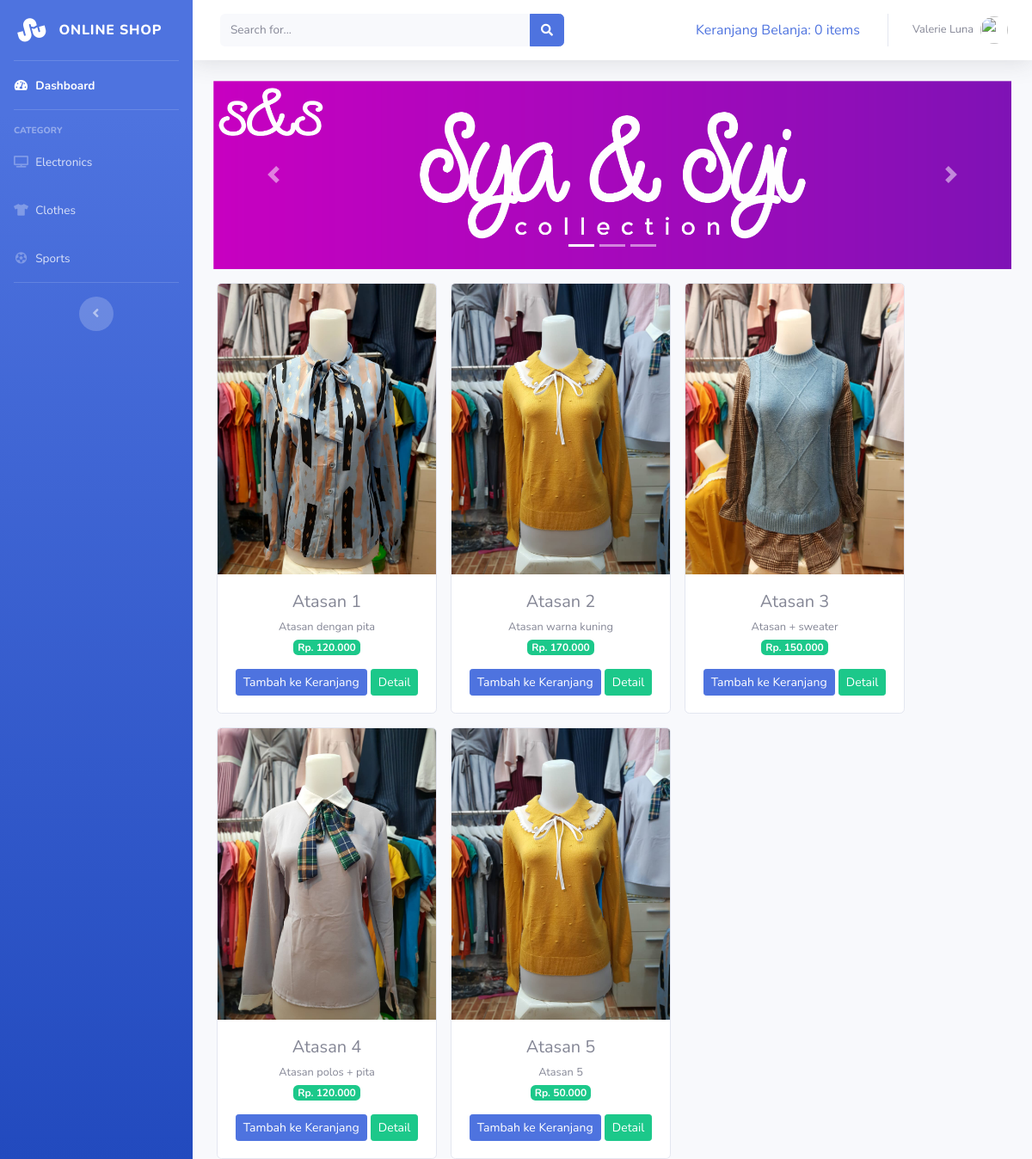
The page / on the database its author committed.
### tables this page shows
CREATE TABLE `tb_barang` (
  `id_brg` int(11) NOT NULL,
  `nama_brg` varchar(120) NOT NULL,
  `keterangan_brg` varchar(225) NOT NULL,
  `kategori_brg` varchar(60) NOT NULL,
  `harga_brg` int(11) NOT NULL,
  `stok_brg` int(4) NOT NULL,
  `gambar_brg` text NOT NULL
);

### application/controllers/Dashboard.php (called while the page is built, shortened)
<?php
class Dashboard extends CI_Controller
{
    public function index()
    {
        $data['barang'] = $this->ModelBarang->tampilBarang()->result_array();
        $this->load->view('templates/header');
        $this->load->view('templates/sidebar');
        $this->load->view('dashboard', $data);
        $this->load->view('templates/footer');
    }
}

### index.php (called while the page is built, shortened)
<?php
require_once BASEPATH.'core/CodeIgniter.php';

### application/models/ModelBarang.php (called while the page is built, shortened)
<?php
class ModelBarang extends CI_Model
{
    public function tampilBarang()
    {
        return $this->db->get('tb_barang');
    }
}

### application/views/dashboard.php (the view, shortened to what this page needs)
<div class="container-fluid">
   <div id="carouselExampleIndicators" class="carousel slide" data-ride="carousel">
      <ol class="carousel-indicators">
         <li data-target="#carouselExampleIndicators" data-slide-to="0" class="active"></li>
         <li data-target="#carouselExampleIndicators" data-slide-to="1"></li>
         <li data-target="#carouselExampleIndicators" data-slide-to="2"></li>
      </ol>
      <div class="carousel-inner">
         <div class="carousel-item active">
            <img src="<?php echo base_url('assets/images/logo 1.png') ?>" class="d-block w-100" alt="...">
         </div>
      </div>
      <a class="carousel-control-prev" href="#carouselExampleIndicators" role="button" data-slide="prev">
         <span class="carousel-control-prev-icon" aria-hidden="true"></span>
      </a>
      <a class="carousel-control-next" href="#carouselExampleIndicators" role="button" data-slide="next">
         <span class="carousel-control-next-icon" aria-hidden="true"></span>
      </a>
   </div>
   <div class="row text-center">
      <?php foreach ($barang as $brg) : ?>
         <div class="card ml-3 mt-3" style="width: 16rem;">
            <img src="<?= base_url('assets/uploads/') . $brg['gambar_brg'] ?>" class="card-img-top" alt="...">
            <div class="card-body">
               <h5 class="card-title mb-1"><?= $brg ['nama_brg']; ?></h5>
               <small><?= $brg ['keterangan_brg']; ?></small><br>
               <span class="badge badge_pill badge-success mb-3">Rp. <?php echo number_format($brg ['harga_brg'], 0, ",", ".")  ?></span>
               <?php echo anchor('dashboard/addToCart/' . $brg['id_brg'], '<div class="btn btn-sm btn-primary">Tambah ke Keranjang</div>') ?>
               <a href="#" class="btn btn-sm btn-success">Detail</a>
            </div>
         </div>
      <?php endforeach; ?>
   </div>
</div>

### application/views/templates/header.php (shortened to what this page needs)
<!DOCTYPE html>
<html lang="en">
<head>
  <link href="<?= base_url('assets/'); ?>vendor/fontawesome-free/css/all.min.css" rel="stylesheet" type="text/css">
  <link href="<?= base_url('assets/'); ?>css/sb-admin-2.min.css" rel="stylesheet">
</head>
<body id="page-top">

### application/views/templates/sidebar.php (shortened to what this page needs)
<div id="wrapper">
  <ul class="navbar-nav bg-gradient-primary sidebar sidebar-dark accordion" id="accordionSidebar">
    <a class="sidebar-brand d-flex align-items-center justify-content-center" href="index.html">
      <div class="sidebar-brand-icon rotate-n-15">
        <i class="fab fa-stumbleupon"></i>
      </div>
      <div class="sidebar-brand-text mx-3">Online Shop</div>
    </a>
    <hr class="sidebar-divider my-0">
    <li class="nav-item active">
      <a class="nav-link" href="<?= base_url('dashboard'); ?>">
        <i class="fas fa-fw fa-tachometer-alt"></i>
        <span>Dashboard</span></a>
    </li>
    <hr class="sidebar-divider">
    <div class="sidebar-heading">
      Category
    </div>
    <li class="nav-item">
      <a class="nav-link" href="tables.html">
        <i class="fas fa-fw fa-tv"></i>
        <span>Electronics</span></a>
    </li>
    <li class="nav-item">
      <a class="nav-link" href="tabl  es.html">
        <i class="fas fa-fw fa-tshirt"></i>
        <span>Clothes</span></a>
    </li>
    <li class="nav-item">
      <a class="nav-link" href="tables.html">
        <i class="fas fa-fw fa-futbol"></i>
        <span>Sports</span></a>
    </li>
    <hr class="sidebar-divider d-none d-md-block">
    <div class="text-center d-none d-md-inline">
      <button class="rounded-circle border-0" id="sidebarToggle"></button>
    </div>
  </ul>
  <div id="content-wrapper" class="d-flex flex-column">
    <div id="content">
      <nav class="navbar navbar-expand navbar-light bg-white topbar mb-4 static-top shadow">
        <form class="d-none d-sm-inline-block form-inline mr-auto ml-md-3 my-2 my-md-0 mw-100 navbar-search">
          <div class="input-group">
            <input type="text" class="form-control bg-light border-0 small" placeholder="Search for..." aria-label="Search" aria-describedby="basic-addon2">
            <div class="input-group-append">
              <button class="btn btn-primary" type="button">
                <i class="fas fa-search fa-sm"></i>
              </button>
            </div>
          </div>
        </form>
        <ul class="navbar-nav ml-auto">
          <div class="navbar">
            <ul class="nav navbar-nav navbar-right">
              <li>
                <?php $keranjang = 'Keranjang Belanja: '.$this->cart->total_items(). ' items' ?>
                <?php echo anchor ('Dashboard/detail_keranjang', $keranjang)  ?>
              </li>
            </ul>
          </div>
          <li class="nav-item dropdown no-arrow">
            <a class="nav-link dropdown-toggle" href="#" id="userDropdown" role="button" data-toggle="dropdown" aria-haspopup="true" aria-expanded="false">
              <span class="mr-2 d-none d-lg-inline text-gray-600 small">Valerie Luna</span>
              <img class="img-profile rounded-circle" src="https://source.unsplash.com/QAB-WJcbgJk/60x60">
            </a>
          </li>
        </ul>
      </nav>

### application/views/templates/footer.php (shortened to what this page needs)
</body>
</html>

### rows shown on the page
tb_barang: gambar_brg (picture), nama_brg "Atasan 1", keterangan_brg "Atasan dengan pita", harga_brg "120.000", id_brg "Tambah ke Keranjang"
tb_barang: gambar_brg (picture), nama_brg "Atasan 2", keterangan_brg "Atasan warna kuning", harga_brg "170.000", id_brg "Tambah ke Keranjang"
tb_barang: gambar_brg (picture), nama_brg "Atasan 3", keterangan_brg "Atasan + sweater", harga_brg "150.000", id_brg "Tambah ke Keranjang"
tb_barang: gambar_brg (picture), nama_brg "Atasan 4", keterangan_brg "Atasan polos + pita", harga_brg "120.000", id_brg "Tambah ke Keranjang"
tb_barang: gambar_brg (picture), nama_brg "Atasan 5", keterangan_brg "Atasan 5", harga_brg "50.000", id_brg "Tambah ke Keranjang"

### other values the page prints
anchor ('Dashboard/detail_keranjang', $keranjang) "Keranjang Belanja: 0 items"
